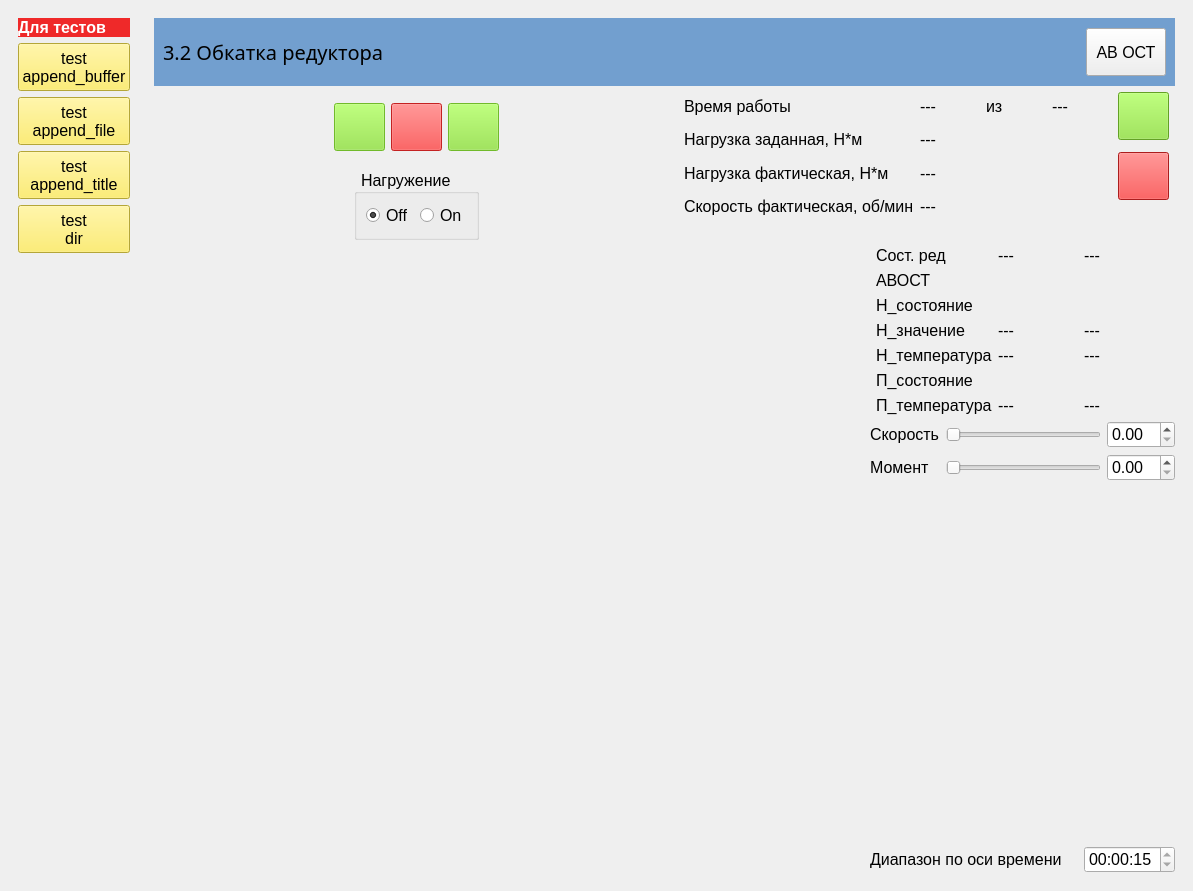
<?xml version="1.0" encoding="UTF-8"?>
<ui version="4.0">
 <class>BallScrewControlMainWindow</class>
 <widget class="QMainWindow" name="BallScrewControlMainWindow">
  <property name="geometry">
   <rect>
    <x>0</x>
    <y>0</y>
    <width>1193</width>
    <height>891</height>
   </rect>
  </property>
  <property name="minimumSize">
   <size>
    <width>100</width>
    <height>100</height>
   </size>
  </property>
  <property name="windowTitle">
   <string>MainWindow</string>
  </property>
  <property name="styleSheet">
   <string notr="true">QWidget {
font: 12pt;
}

QPushButton {
min-height : 40px;
min-width : 40px;
}

LED {
min-height : 20px;
min-width : 20px;
qproperty-diameter: 20;
}
</string>
  </property>
  <widget class="QWidget" name="centralwidget">
   <layout class="QGridLayout" name="gridLayout">
    <item row="0" column="0">
     <widget class="QWidget" name="widget" native="true">
      <property name="styleSheet">
       <string notr="true">#widget {
background-image: url(./resources/stripes.png);
}</string>
      </property>
      <layout class="QGridLayout" name="gridLayout_3">
       <item row="3" column="0">
        <widget class="PushButton" name="btnAppend_Title32">
         <property name="styleSheet">
          <string notr="true">background-color: rgb(252, 233, 79);</string>
         </property>
         <property name="text">
          <string>test
append_title</string>
         </property>
        </widget>
       </item>
       <item row="1" column="0">
        <widget class="PushButton" name="btnAppend_Buffer32">
         <property name="styleSheet">
          <string notr="true">background-color: rgb(252, 233, 79);</string>
         </property>
         <property name="text">
          <string>test
append_buffer</string>
         </property>
        </widget>
       </item>
       <item row="2" column="0">
        <widget class="PushButton" name="btnAppend_File32">
         <property name="styleSheet">
          <string notr="true">background-color: rgb(252, 233, 79);</string>
         </property>
         <property name="text">
          <string>test
append_file</string>
         </property>
        </widget>
       </item>
       <item row="5" column="0">
        <spacer name="verticalSpacer">
         <property name="orientation">
          <enum>Qt::Vertical</enum>
         </property>
         <property name="sizeHint" stdset="0">
          <size>
           <width>20</width>
           <height>40</height>
          </size>
         </property>
        </spacer>
       </item>
       <item row="4" column="0">
        <widget class="PushButton" name="btnTestDir">
         <property name="styleSheet">
          <string notr="true">background-color: rgb(252, 233, 79);</string>
         </property>
         <property name="text">
          <string>test
dir</string>
         </property>
         <property name="checkable">
          <bool>true</bool>
         </property>
        </widget>
       </item>
       <item row="0" column="0">
        <widget class="QLabel" name="label">
         <property name="styleSheet">
          <string notr="true">color: rgb(255, 255, 255);
background-color: rgb(239, 41, 41);
font: bold</string>
         </property>
         <property name="text">
          <string>Для тестов</string>
         </property>
         <property name="margin">
          <number>5</number>
         </property>
        </widget>
       </item>
      </layout>
     </widget>
    </item>
    <item row="0" column="1">
     <widget class="QStackedWidget" name="stackedWidget">
      <property name="currentIndex">
       <number>0</number>
      </property>
      <widget class="QWidget" name="page32">
       <layout class="QGridLayout" name="gridLayout_37">
        <item row="9" column="2">
         <widget class="PlotWidget" name="plt32" native="true">
          <property name="sizePolicy">
           <sizepolicy hsizetype="Expanding" vsizetype="Expanding">
            <horstretch>0</horstretch>
            <verstretch>0</verstretch>
           </sizepolicy>
          </property>
         </widget>
        </item>
        <item row="5" column="3" rowspan="5">
         <layout class="QGridLayout" name="gridLayout_34">
          <item row="1" column="0" colspan="2">
           <layout class="QGridLayout" name="gridLayout_29">
            <item row="10" column="3">
             <widget class="QTimeEdit" name="tmedtTimeRange32">
              <property name="maximumTime">
               <time>
                <hour>1</hour>
                <minute>0</minute>
                <second>0</second>
               </time>
              </property>
              <property name="minimumTime">
               <time>
                <hour>0</hour>
                <minute>0</minute>
                <second>1</second>
               </time>
              </property>
              <property name="displayFormat">
               <string>HH:mm:ss</string>
              </property>
              <property name="time">
               <time>
                <hour>0</hour>
                <minute>0</minute>
                <second>15</second>
               </time>
              </property>
             </widget>
            </item>
            <item row="5" column="0">
             <widget class="LED" name="ledLoad_Overheat32"/>
            </item>
            <item row="4" column="2">
             <widget class="QLabel" name="lblLoad_Error_Value32">
              <property name="sizePolicy">
               <sizepolicy hsizetype="Fixed" vsizetype="Preferred">
                <horstretch>0</horstretch>
                <verstretch>0</verstretch>
               </sizepolicy>
              </property>
              <property name="minimumSize">
               <size>
                <width>80</width>
                <height>0</height>
               </size>
              </property>
              <property name="baseSize">
               <size>
                <width>80</width>
                <height>0</height>
               </size>
              </property>
              <property name="text">
               <string>---</string>
              </property>
             </widget>
            </item>
            <item row="5" column="3">
             <widget class="QLabel" name="lblLoad_Temperature_Max32">
              <property name="sizePolicy">
               <sizepolicy hsizetype="Fixed" vsizetype="Preferred">
                <horstretch>0</horstretch>
                <verstretch>0</verstretch>
               </sizepolicy>
              </property>
              <property name="minimumSize">
               <size>
                <width>80</width>
                <height>0</height>
               </size>
              </property>
              <property name="baseSize">
               <size>
                <width>80</width>
                <height>0</height>
               </size>
              </property>
              <property name="text">
               <string>---</string>
              </property>
             </widget>
            </item>
            <item row="2" column="1">
             <widget class="QLabel" name="label_124">
              <property name="text">
               <string>АВОСТ</string>
              </property>
             </widget>
            </item>
            <item row="1" column="2">
             <widget class="QLabel" name="lblGeartorque_Error_Value32">
              <property name="sizePolicy">
               <sizepolicy hsizetype="Fixed" vsizetype="Preferred">
                <horstretch>0</horstretch>
                <verstretch>0</verstretch>
               </sizepolicy>
              </property>
              <property name="minimumSize">
               <size>
                <width>80</width>
                <height>0</height>
               </size>
              </property>
              <property name="baseSize">
               <size>
                <width>80</width>
                <height>0</height>
               </size>
              </property>
              <property name="text">
               <string>---</string>
              </property>
             </widget>
            </item>
            <item row="3" column="1">
             <widget class="QLabel" name="label_120">
              <property name="text">
               <string>Н_состояние</string>
              </property>
             </widget>
            </item>
            <item row="5" column="1">
             <widget class="QLabel" name="label_118">
              <property name="text">
               <string>Н_температура</string>
              </property>
             </widget>
            </item>
            <item row="4" column="3">
             <widget class="QLabel" name="lblLoad_Error_Value_Max32">
              <property name="sizePolicy">
               <sizepolicy hsizetype="Fixed" vsizetype="Preferred">
                <horstretch>0</horstretch>
                <verstretch>0</verstretch>
               </sizepolicy>
              </property>
              <property name="minimumSize">
               <size>
                <width>80</width>
                <height>0</height>
               </size>
              </property>
              <property name="baseSize">
               <size>
                <width>80</width>
                <height>0</height>
               </size>
              </property>
              <property name="text">
               <string>---</string>
              </property>
             </widget>
            </item>
            <item row="6" column="1">
             <widget class="QLabel" name="label_122">
              <property name="text">
               <string>П_состояние</string>
              </property>
             </widget>
            </item>
            <item row="7" column="0">
             <widget class="LED" name="ledPos_Overheat32"/>
            </item>
            <item row="6" column="0">
             <widget class="LED" name="ledPos_Alarm32"/>
            </item>
            <item row="2" column="0">
             <widget class="LED" name="ledEstop_Ext32"/>
            </item>
            <item row="1" column="0">
             <widget class="LED" name="ledGeartorque_Error32"/>
            </item>
            <item row="8" column="0" colspan="4">
             <layout class="QGridLayout" name="gridLayout_7">
              <item row="0" column="2">
               <widget class="QDoubleSpinBox" name="spnVelocity32"/>
              </item>
              <item row="0" column="1">
               <widget class="Slider" name="sldVelocity32">
                <property name="minimum">
                 <number>0</number>
                </property>
                <property name="maximum">
                 <number>500</number>
                </property>
                <property name="orientation">
                 <enum>Qt::Horizontal</enum>
                </property>
               </widget>
              </item>
              <item row="0" column="0">
               <widget class="QLabel" name="label_123">
                <property name="sizePolicy">
                 <sizepolicy hsizetype="Preferred" vsizetype="Preferred">
                  <horstretch>0</horstretch>
                  <verstretch>0</verstretch>
                 </sizepolicy>
                </property>
                <property name="text">
                 <string>Скорость</string>
                </property>
               </widget>
              </item>
              <item row="1" column="0">
               <widget class="QLabel" name="label_125">
                <property name="sizePolicy">
                 <sizepolicy hsizetype="Preferred" vsizetype="Preferred">
                  <horstretch>0</horstretch>
                  <verstretch>0</verstretch>
                 </sizepolicy>
                </property>
                <property name="text">
                 <string>Момент</string>
                </property>
               </widget>
              </item>
              <item row="1" column="1">
               <widget class="Slider" name="sldTorque32">
                <property name="minimum">
                 <number>0</number>
                </property>
                <property name="maximum">
                 <number>1000</number>
                </property>
                <property name="orientation">
                 <enum>Qt::Horizontal</enum>
                </property>
               </widget>
              </item>
              <item row="1" column="2">
               <widget class="QDoubleSpinBox" name="spnTorque32"/>
              </item>
             </layout>
            </item>
            <item row="4" column="0">
             <widget class="LED" name="ledLoad_Error32"/>
            </item>
            <item row="3" column="0">
             <widget class="LED" name="ledLoad_Alarm32"/>
            </item>
            <item row="1" column="3">
             <widget class="QLabel" name="lblGeartorque_Error_Value_Max32">
              <property name="sizePolicy">
               <sizepolicy hsizetype="Fixed" vsizetype="Preferred">
                <horstretch>0</horstretch>
                <verstretch>0</verstretch>
               </sizepolicy>
              </property>
              <property name="minimumSize">
               <size>
                <width>80</width>
                <height>0</height>
               </size>
              </property>
              <property name="baseSize">
               <size>
                <width>80</width>
                <height>0</height>
               </size>
              </property>
              <property name="text">
               <string>---</string>
              </property>
             </widget>
            </item>
            <item row="7" column="2">
             <widget class="QLabel" name="lblPos_Temperature32">
              <property name="sizePolicy">
               <sizepolicy hsizetype="Fixed" vsizetype="Preferred">
                <horstretch>0</horstretch>
                <verstretch>0</verstretch>
               </sizepolicy>
              </property>
              <property name="minimumSize">
               <size>
                <width>80</width>
                <height>0</height>
               </size>
              </property>
              <property name="baseSize">
               <size>
                <width>80</width>
                <height>0</height>
               </size>
              </property>
              <property name="text">
               <string>---</string>
              </property>
             </widget>
            </item>
            <item row="1" column="1">
             <widget class="QLabel" name="label_115">
              <property name="text">
               <string>Сост. ред</string>
              </property>
             </widget>
            </item>
            <item row="5" column="2">
             <widget class="QLabel" name="lblLoad_Temperature32">
              <property name="sizePolicy">
               <sizepolicy hsizetype="Fixed" vsizetype="Preferred">
                <horstretch>0</horstretch>
                <verstretch>0</verstretch>
               </sizepolicy>
              </property>
              <property name="minimumSize">
               <size>
                <width>80</width>
                <height>0</height>
               </size>
              </property>
              <property name="baseSize">
               <size>
                <width>80</width>
                <height>0</height>
               </size>
              </property>
              <property name="text">
               <string>---</string>
              </property>
             </widget>
            </item>
            <item row="4" column="1">
             <widget class="QLabel" name="label_100">
              <property name="text">
               <string>Н_значение</string>
              </property>
             </widget>
            </item>
            <item row="7" column="3">
             <widget class="QLabel" name="lblPos_Temperature_Max32">
              <property name="sizePolicy">
               <sizepolicy hsizetype="Fixed" vsizetype="Preferred">
                <horstretch>0</horstretch>
                <verstretch>0</verstretch>
               </sizepolicy>
              </property>
              <property name="minimumSize">
               <size>
                <width>80</width>
                <height>0</height>
               </size>
              </property>
              <property name="baseSize">
               <size>
                <width>80</width>
                <height>0</height>
               </size>
              </property>
              <property name="text">
               <string>---</string>
              </property>
             </widget>
            </item>
            <item row="9" column="0" colspan="4">
             <spacer name="verticalSpacer_9">
              <property name="orientation">
               <enum>Qt::Vertical</enum>
              </property>
              <property name="sizeHint" stdset="0">
               <size>
                <width>20</width>
                <height>40</height>
               </size>
              </property>
             </spacer>
            </item>
            <item row="10" column="0" colspan="3">
             <widget class="QLabel" name="label_121">
              <property name="text">
               <string>Диапазон по оси времени</string>
              </property>
             </widget>
            </item>
            <item row="7" column="1">
             <widget class="QLabel" name="label_119">
              <property name="text">
               <string>П_температура</string>
              </property>
             </widget>
            </item>
           </layout>
          </item>
         </layout>
        </item>
        <item row="1" column="2" rowspan="2" colspan="2">
         <layout class="QGridLayout" name="gridLayout_4">
          <item row="1" column="0">
           <layout class="QGridLayout" name="gridLayout_38">
            <item row="0" column="0">
             <spacer name="horizontalSpacer_2">
              <property name="orientation">
               <enum>Qt::Horizontal</enum>
              </property>
              <property name="sizeHint" stdset="0">
               <size>
                <width>40</width>
                <height>20</height>
               </size>
              </property>
             </spacer>
            </item>
            <item row="0" column="1">
             <widget class="QGroupBox" name="gbLoad">
              <property name="enabled">
               <bool>true</bool>
              </property>
              <property name="title">
               <string> Нагружение</string>
              </property>
              <layout class="QGridLayout" name="gridLayout_2">
               <item row="0" column="2">
                <widget class="RadioButton" name="rbLoad_Active_On32">
                 <property name="text">
                  <string>On</string>
                 </property>
                </widget>
               </item>
               <item row="0" column="1">
                <widget class="RadioButton" name="rbLoad_Active_Off32">
                 <property name="text">
                  <string>Off</string>
                 </property>
                 <property name="checked">
                  <bool>true</bool>
                 </property>
                </widget>
               </item>
              </layout>
             </widget>
            </item>
            <item row="0" column="2">
             <spacer name="horizontalSpacer">
              <property name="orientation">
               <enum>Qt::Horizontal</enum>
              </property>
              <property name="sizeHint" stdset="0">
               <size>
                <width>40</width>
                <height>20</height>
               </size>
              </property>
             </spacer>
            </item>
           </layout>
          </item>
          <item row="0" column="1" rowspan="2">
           <layout class="QGridLayout" name="gridLayout_35">
            <item row="3" column="1">
             <widget class="QLabel" name="label_129">
              <property name="text">
               <string>Скорость фактическая, об/мин</string>
              </property>
             </widget>
            </item>
            <item row="2" column="2" colspan="3">
             <widget class="QLabel" name="lblTorque_Actual32">
              <property name="sizePolicy">
               <sizepolicy hsizetype="Fixed" vsizetype="Preferred">
                <horstretch>0</horstretch>
                <verstretch>0</verstretch>
               </sizepolicy>
              </property>
              <property name="minimumSize">
               <size>
                <width>60</width>
                <height>0</height>
               </size>
              </property>
              <property name="text">
               <string>---</string>
              </property>
             </widget>
            </item>
            <item row="1" column="2" colspan="3">
             <widget class="QLabel" name="lblTorque_Set32">
              <property name="sizePolicy">
               <sizepolicy hsizetype="Fixed" vsizetype="Preferred">
                <horstretch>0</horstretch>
                <verstretch>0</verstretch>
               </sizepolicy>
              </property>
              <property name="minimumSize">
               <size>
                <width>60</width>
                <height>0</height>
               </size>
              </property>
              <property name="text">
               <string>---</string>
              </property>
             </widget>
            </item>
            <item row="3" column="2" colspan="3">
             <widget class="QLabel" name="lblOmega_Actual32">
              <property name="sizePolicy">
               <sizepolicy hsizetype="Fixed" vsizetype="Preferred">
                <horstretch>0</horstretch>
                <verstretch>0</verstretch>
               </sizepolicy>
              </property>
              <property name="minimumSize">
               <size>
                <width>60</width>
                <height>0</height>
               </size>
              </property>
              <property name="text">
               <string>---</string>
              </property>
             </widget>
            </item>
            <item row="0" column="3">
             <widget class="QLabel" name="lblTime_Current32_2">
              <property name="sizePolicy">
               <sizepolicy hsizetype="Fixed" vsizetype="Preferred">
                <horstretch>0</horstretch>
                <verstretch>0</verstretch>
               </sizepolicy>
              </property>
              <property name="minimumSize">
               <size>
                <width>60</width>
                <height>0</height>
               </size>
              </property>
              <property name="text">
               <string>из</string>
              </property>
             </widget>
            </item>
            <item row="0" column="4">
             <widget class="QLabel" name="lblDuration32">
              <property name="sizePolicy">
               <sizepolicy hsizetype="Fixed" vsizetype="Preferred">
                <horstretch>0</horstretch>
                <verstretch>0</verstretch>
               </sizepolicy>
              </property>
              <property name="minimumSize">
               <size>
                <width>60</width>
                <height>0</height>
               </size>
              </property>
              <property name="text">
               <string>---</string>
              </property>
             </widget>
            </item>
            <item row="0" column="2">
             <widget class="QLabel" name="lblTime_Current32">
              <property name="sizePolicy">
               <sizepolicy hsizetype="Fixed" vsizetype="Preferred">
                <horstretch>0</horstretch>
                <verstretch>0</verstretch>
               </sizepolicy>
              </property>
              <property name="minimumSize">
               <size>
                <width>60</width>
                <height>0</height>
               </size>
              </property>
              <property name="text">
               <string>---</string>
              </property>
             </widget>
            </item>
            <item row="1" column="1">
             <widget class="QLabel" name="label_127">
              <property name="text">
               <string>Нагрузка заданная, Н*м</string>
              </property>
             </widget>
            </item>
            <item row="2" column="1">
             <widget class="QLabel" name="label_128">
              <property name="text">
               <string>Нагрузка фактическая, Н*м</string>
              </property>
             </widget>
            </item>
            <item row="0" column="1">
             <widget class="QLabel" name="label_126">
              <property name="text">
               <string>Время работы</string>
              </property>
             </widget>
            </item>
            <item row="4" column="1" colspan="4">
             <spacer name="horizontalSpacer_3">
              <property name="orientation">
               <enum>Qt::Horizontal</enum>
              </property>
              <property name="sizeHint" stdset="0">
               <size>
                <width>40</width>
                <height>20</height>
               </size>
              </property>
             </spacer>
            </item>
           </layout>
          </item>
          <item row="0" column="0">
           <layout class="QHBoxLayout" name="horizontalLayout_14">
            <item>
             <spacer name="horizontalSpacer_24">
              <property name="orientation">
               <enum>Qt::Horizontal</enum>
              </property>
              <property name="sizeHint" stdset="0">
               <size>
                <width>40</width>
                <height>20</height>
               </size>
              </property>
             </spacer>
            </item>
            <item>
             <widget class="LED" name="ledIs_Running_Ccw32">
              <property name="sizePolicy">
               <sizepolicy hsizetype="Expanding" vsizetype="Preferred">
                <horstretch>0</horstretch>
                <verstretch>0</verstretch>
               </sizepolicy>
              </property>
              <property name="diameter">
               <number>20</number>
              </property>
             </widget>
            </item>
            <item>
             <widget class="PushButton" name="btnStart_Ccw32">
              <property name="enabled">
               <bool>false</bool>
              </property>
              <property name="minimumSize">
               <size>
                <width>42</width>
                <height>42</height>
               </size>
              </property>
              <property name="styleSheet">
               <string notr="true">background-color: rgb(138, 226, 52);</string>
              </property>
              <property name="icon">
               <iconset>
                <normaloff>resources/circular-arrow-left.png</normaloff>resources/circular-arrow-left.png</iconset>
              </property>
              <property name="iconSize">
               <size>
                <width>80</width>
                <height>80</height>
               </size>
              </property>
              <property name="checkable">
               <bool>true</bool>
              </property>
             </widget>
            </item>
            <item>
             <widget class="PushButton" name="btnStop32">
              <property name="enabled">
               <bool>false</bool>
              </property>
              <property name="minimumSize">
               <size>
                <width>42</width>
                <height>42</height>
               </size>
              </property>
              <property name="styleSheet">
               <string notr="true">background-color: rgb(239, 41, 41);</string>
              </property>
              <property name="icon">
               <iconset>
                <normaloff>resources/stop.png</normaloff>resources/stop.png</iconset>
              </property>
              <property name="iconSize">
               <size>
                <width>80</width>
                <height>80</height>
               </size>
              </property>
             </widget>
            </item>
            <item>
             <widget class="PushButton" name="btnStart_Cw32">
              <property name="enabled">
               <bool>false</bool>
              </property>
              <property name="minimumSize">
               <size>
                <width>42</width>
                <height>42</height>
               </size>
              </property>
              <property name="styleSheet">
               <string notr="true">background-color: rgb(138, 226, 52);</string>
              </property>
              <property name="text">
               <string/>
              </property>
              <property name="icon">
               <iconset>
                <normaloff>resources/circular-arrow-right.png</normaloff>resources/circular-arrow-right.png</iconset>
              </property>
              <property name="iconSize">
               <size>
                <width>80</width>
                <height>80</height>
               </size>
              </property>
              <property name="checkable">
               <bool>true</bool>
              </property>
             </widget>
            </item>
            <item>
             <widget class="LED" name="ledIs_Running_Cw32">
              <property name="sizePolicy">
               <sizepolicy hsizetype="Expanding" vsizetype="Preferred">
                <horstretch>0</horstretch>
                <verstretch>0</verstretch>
               </sizepolicy>
              </property>
              <property name="diameter">
               <number>20</number>
              </property>
             </widget>
            </item>
            <item>
             <spacer name="horizontalSpacer_25">
              <property name="orientation">
               <enum>Qt::Horizontal</enum>
              </property>
              <property name="sizeHint" stdset="0">
               <size>
                <width>40</width>
                <height>20</height>
               </size>
              </property>
             </spacer>
            </item>
           </layout>
          </item>
          <item row="0" column="2" rowspan="2">
           <layout class="QGridLayout" name="gridLayout_36">
            <item row="2" column="0" colspan="3">
             <widget class="PushButton" name="btnDevice_Off32">
              <property name="styleSheet">
               <string notr="true">background-color: rgb(239, 41, 41);</string>
              </property>
              <property name="icon">
               <iconset>
                <normaloff>resources/circle.png</normaloff>resources/circle.png</iconset>
              </property>
              <property name="iconSize">
               <size>
                <width>40</width>
                <height>40</height>
               </size>
              </property>
             </widget>
            </item>
            <item row="1" column="1" colspan="2">
             <widget class="LED" name="ledPos_Is_On32">
              <property name="color">
               <color>
                <red>252</red>
                <green>233</green>
                <blue>79</blue>
               </color>
              </property>
             </widget>
            </item>
            <item row="1" column="0">
             <widget class="LED" name="ledLoad_Is_On32">
              <property name="color">
               <color>
                <red>252</red>
                <green>233</green>
                <blue>79</blue>
               </color>
              </property>
             </widget>
            </item>
            <item row="3" column="0" colspan="4">
             <spacer name="verticalSpacer_2">
              <property name="orientation">
               <enum>Qt::Vertical</enum>
              </property>
              <property name="sizeHint" stdset="0">
               <size>
                <width>20</width>
                <height>40</height>
               </size>
              </property>
             </spacer>
            </item>
            <item row="0" column="0" colspan="3">
             <widget class="PushButton" name="btnDevice_On32">
              <property name="styleSheet">
               <string notr="true">background-color: rgb(138, 226, 52);</string>
              </property>
              <property name="icon">
               <iconset>
                <normaloff>resources/vertical_line.png</normaloff>resources/vertical_line.png</iconset>
              </property>
              <property name="iconSize">
               <size>
                <width>40</width>
                <height>40</height>
               </size>
              </property>
             </widget>
            </item>
           </layout>
          </item>
         </layout>
        </item>
        <item row="0" column="2" colspan="2">
         <widget class="QWidget" name="wgtHeader" native="true">
          <property name="styleSheet">
           <string notr="true">QWidget#wgtHeader {
	background-color: rgb(114, 159, 207);
}</string>
          </property>
          <layout class="QGridLayout" name="gridLayout_5">
           <item row="0" column="4">
            <widget class="ActionButton" name="actionbutton">
             <property name="text">
              <string>АВ ОСТ</string>
             </property>
             <property name="indicator_option" stdset="0">
              <bool>true</bool>
             </property>
             <property name="indicator_status_option" stdset="0">
              <bool>true</bool>
             </property>
             <property name="is_estopped_status" stdset="0">
              <bool>true</bool>
             </property>
             <property name="estop_action" stdset="0">
              <bool>true</bool>
             </property>
            </widget>
           </item>
           <item row="0" column="1">
            <spacer name="horizontalSpacer_26">
             <property name="orientation">
              <enum>Qt::Horizontal</enum>
             </property>
             <property name="sizeHint" stdset="0">
              <size>
               <width>40</width>
               <height>20</height>
              </size>
             </property>
            </spacer>
           </item>
           <item row="0" column="3">
            <spacer name="horizontalSpacer_27">
             <property name="orientation">
              <enum>Qt::Horizontal</enum>
             </property>
             <property name="sizeType">
              <enum>QSizePolicy::Fixed</enum>
             </property>
             <property name="sizeHint" stdset="0">
              <size>
               <width>60</width>
               <height>20</height>
              </size>
             </property>
            </spacer>
           </item>
           <item row="0" column="0">
            <widget class="QLabel" name="label_135">
             <property name="minimumSize">
              <size>
               <width>0</width>
               <height>50</height>
              </size>
             </property>
             <property name="maximumSize">
              <size>
               <width>16777215</width>
               <height>50</height>
              </size>
             </property>
             <property name="styleSheet">
              <string notr="true">font: 15pt bold;</string>
             </property>
             <property name="text">
              <string>3.2 Обкатка редуктора</string>
             </property>
             <property name="margin">
              <number>5</number>
             </property>
            </widget>
           </item>
           <item row="0" column="2">
            <widget class="LED" name="ledEnable32">
             <property name="sizePolicy">
              <sizepolicy hsizetype="Fixed" vsizetype="Preferred">
               <horstretch>0</horstretch>
               <verstretch>0</verstretch>
              </sizepolicy>
             </property>
             <property name="minimumSize">
              <size>
               <width>20</width>
               <height>20</height>
              </size>
             </property>
             <property name="styleSheet">
              <string notr="true">qproperty-color: green;
qproperty-off_color: red;
qproperty-diameter: 40;</string>
             </property>
             <property name="diameter">
              <number>40</number>
             </property>
             <property name="color">
              <color>
               <red>255</red>
               <green>0</green>
               <blue>0</blue>
              </color>
             </property>
             <property name="off_color" stdset="0">
              <color>
               <red>255</red>
               <green>0</green>
               <blue>0</blue>
              </color>
             </property>
            </widget>
           </item>
          </layout>
         </widget>
        </item>
       </layout>
      </widget>
     </widget>
    </item>
   </layout>
  </widget>
 </widget>
 <customwidgets>
  <customwidget>
   <class>LED</class>
   <extends>QWidget</extends>
   <header>qtvcp.widgets.led_widget</header>
  </customwidget>
  <customwidget>
   <class>Slider</class>
   <extends>QSlider</extends>
   <header>qtvcp.widgets.simple_widgets</header>
  </customwidget>
  <customwidget>
   <class>RadioButton</class>
   <extends>QRadioButton</extends>
   <header>qtvcp.widgets.simple_widgets</header>
  </customwidget>
  <customwidget>
   <class>PushButton</class>
   <extends>QPushButton</extends>
   <header>qtvcp.widgets.simple_widgets</header>
  </customwidget>
  <customwidget>
   <class>ActionButton</class>
   <extends>QPushButton</extends>
   <header>qtvcp.widgets.action_button</header>
  </customwidget>
  <customwidget>
   <class>PlotWidget</class>
   <extends>QWidget</extends>
   <header>pyqtgraph</header>
   <container>1</container>
  </customwidget>
 </customwidgets>
 <resources/>
 <connections>
  <connection>
   <sender>btnDevice_Off32</sender>
   <signal>clicked()</signal>
   <receiver>BallScrewControlMainWindow</receiver>
   <slot>onBtnDeviceOff()</slot>
   <hints>
    <hint type="sourcelabel">
     <x>1092</x>
     <y>201</y>
    </hint>
    <hint type="destinationlabel">
     <x>927</x>
     <y>2</y>
    </hint>
   </hints>
  </connection>
 </connections>
 <slots>
  <slot>onBtnTempShow34()</slot>
  <slot>onBtnTempShow33()</slot>
  <slot>onBtnTempShow32()</slot>
  <slot>onBtnTempShow31()</slot>
  <slot>onBtnLoadGCode()</slot>
  <slot>onBtnTestActive0(bool)</slot>
  <slot>onBtnDeviceOn()</slot>
  <slot>onBtnDeviceOff()</slot>
 </slots>
</ui>
